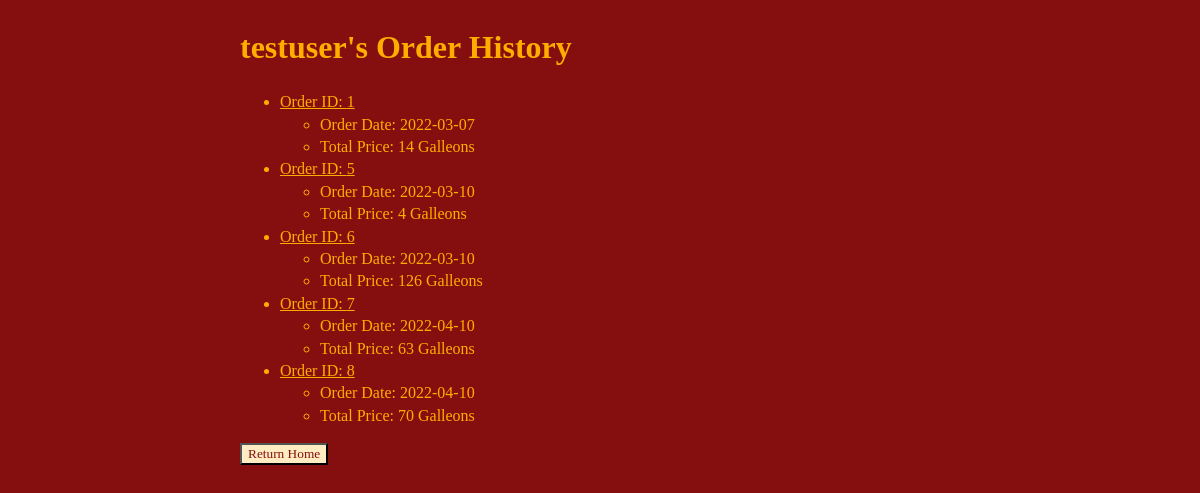
The page /order_history (signed in) on the database its author committed.
### tables this page shows
CREATE TABLE orders (
  order_id    int(32) not null,
  product_id  int(32) not null,
  qty         int(3) not null,
  username    varchar(50) not null,
  date        varchar(50) not null,
  price       int(50) not null, 
  PRIMARY KEY(order_id, product_id),
  FOREIGN KEY (username) REFERENCES user(username)
);

### main.py (the view)
@app.route('/order_history')
def order_history():
  connection  = sqlite3.connect("myDatabase.db")
  connection.row_factory = sqlite3.Row
  cursor = connection.cursor()
  cursor.execute("Select distinct order_id, date, price from orders where username = ?", (session["username"],))
  history = cursor.fetchall()
  return render_template('order_history.html', categories = history)

### templates/order_history.html (shortened to what this page needs)
<html>
  <head>
    <link href="static/style.css" rel="stylesheet" type="text/css" />
  </head>
  <body>
    <h1>{{session["username"]}}'s Order History</h1>
    <ul>
      {% for category in categories: %}
          <a href="/order_history/{{category["order_id"]}}"><li>Order ID: {{ category["order_id"] }}</a>
            <ul>
              <li>Order Date: {{category["date"]}}</li>
               <li> Total Price: {{category["price"]}} Galleons</li>
            </ul>
        {% endfor %}
    </ul>
    <form action="{{ url_for('home') }}" method="get" >
         <button type="submit" class = "button_">Return Home</button>
     </form>
  </body>
</html>

### static/style.css (style rules this page uses)
body { background-color: #850f0f; color:#ffae00; font-family: Luminarie, Fantasy; line-height: 1.4; width: 60%; margin: auto; margin-top: 25px; }
a { color: #ffae00; }
.button_ { color: #850f0f; background-color:#ffecc2; font-family: Luminarie, Fantasy; }

### rows shown on the page
orders: order_id "5", date "2022-03-10", price "4"
orders: order_id "6", date "2022-03-10", price "126"
orders: order_id "7", date "2022-04-10", price "63"
orders: order_id "8", date "2022-04-10", price "70"

### other values the page prints
{{ session["username"] }} "testuser"
{{ category["order_id"] }} "1"
{{ category["date"] }} "2022-03-07"
{{ category["price"] }} "14"
